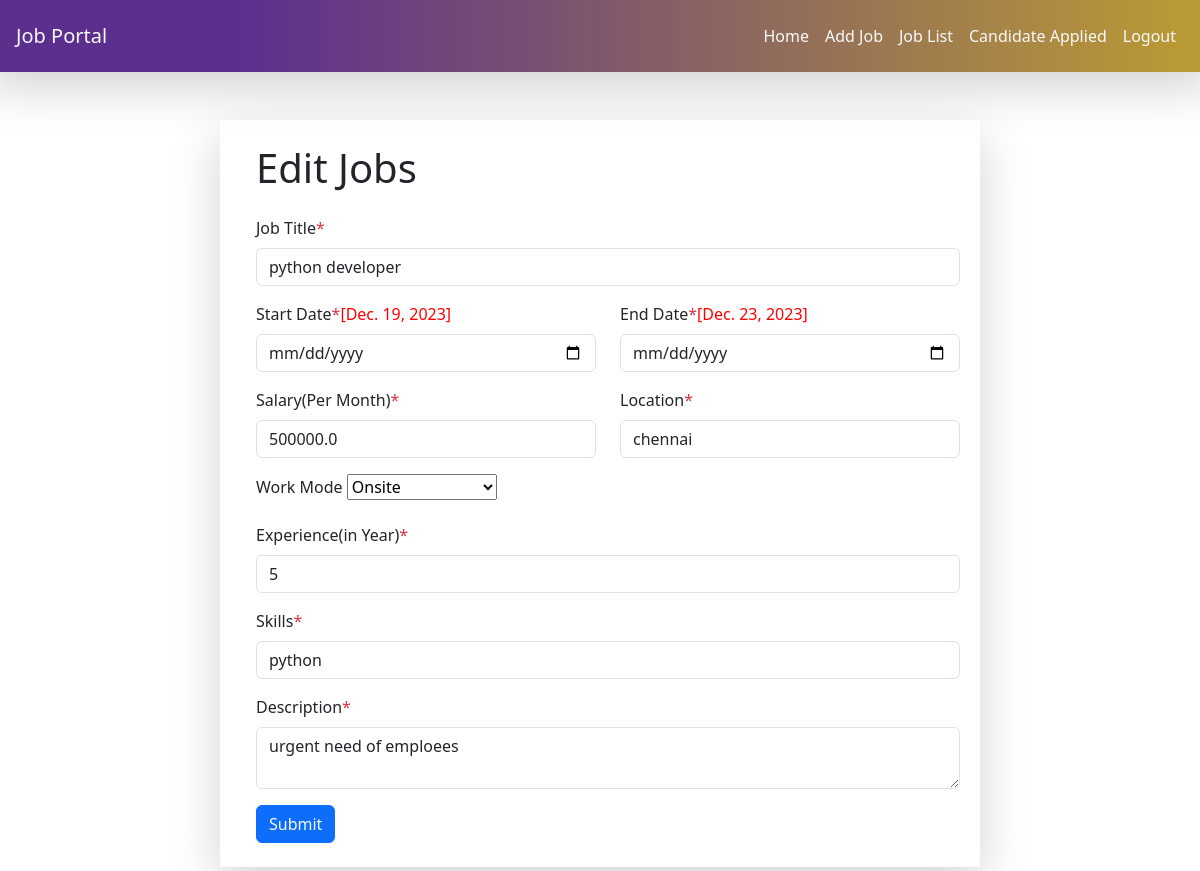
/editjob/5 (signed in), run on the app's committed database.
### app1/models.py (models this page shows, shortened)
class Job(models.Model):
    recruiter = models.ForeignKey(emprsignup,on_delete=models.CASCADE)
    startdate=models.DateField()
    enddate= models.DateField()
    title= models.CharField(max_length=100)
    salary= models.FloatField(max_length=20)
    description= models.CharField(max_length=300)
    experiance= models.CharField(max_length=50)
    location= models.CharField(max_length=100)
    skills= models.CharField(max_length=100)
    workmode = models.CharField(max_length=20,null=True)
    creationdate= models.DateField()

### app1/views.py (the view, shortened to what this page needs)
# urls.py: path('editjob/<int:pid>',views.editjob),
def editjob(request,pid):
     if not request.user.is_authenticated:
        return redirect('emprlogin')
     error=""
     job=Job.objects.get(id=pid)
     d = {'error':error,'job':job}
     return render(request,'empr/editjob.html',d)

### templates/empr/editjob.html (shortened to what this page needs)
<!DOCTYPE html>
<html lang="en">
<head>
    <link href="https://cdn.jsdelivr.net/npm/bootstrap@5.3.2/dist/css/bootstrap.min.css" rel="stylesheet">
</head>
<body>
    <div class="menu-bar">
    <nav class="navbar navbar-expand-lg p-3 row shadow-lg">
        <div class="container-fluid">
          <a class="navbar-brand text-light" href="#">Job Portal</a>
          <div class="collapse navbar-collapse justify-content-end" id="navbarNav">
            <ul class="navbar-nav">
              <li class="nav-item">
                <a class="nav-link  text-light" href="/emprhome/">Home</a>
              </li>
              <li class="nav-item">
                <a class="nav-link text-light" href="/addjob/addjob/">Add Job</a>
              </li>
              <li class="nav-item">
                <a class="nav-link  text-light" href="/joblist/joblist/">Job List</a>
              </li>
              <li class="nav-item">
                <a class="nav-link  text-light" href="/apcandidate/">Candidate Applied</a>
              </li>
              <li class="nav-item">
                <a class="nav-link text-light" href="/logout/">Logout</a>
              </li>
            </ul>
          </div>
        </div>
    </nav>
    </div>
  <div class="d-flex flex-column min-vh-100 justify-content-center align-items-center">
    <div class="container">
      <div class="row justify-content-center">
        <div class="col-md-8 m-5">
          <form class="row shadow-lg p-3" method="POST">
            <div class="m-2">
              <h1 class="">Edit Jobs</h1>
            </div>
              <div class="col-md-12 m-2">
                <label for="job-title" class="form-label">Job Title<span class="text-danger">*</span></label>
                <input type="text" class="form-control" name="jobtitle" value="{{job.title}}" id="job-title" required/>
              </div>
              <div class="col-md-12 m-2">
                <div class="row">
                  <div class="col">
                    <label for="start-dat" class="form-label">Start Date<span class="text-danger">*</span><span style="color:red;">[{{job.startdate}}]</span></label>
                    <input type="date" class="form-control" name="startdate" id="start-date"/>
                  </div>
                   <div class="col">
                    <label for="end-date" class="form-label">End Date<span class="text-danger">*</span><span style="color:red;">[{{job.enddate}}]</span></label>
                    <input type="date" class="form-control" name="enddate"  id="end-date"/>
                   </div>
                </div>
              </div>
               <div class="col-md-12 m-2">
                <div class="row">
                  <div class="col">
                    <label for="salary" class="form-label">Salary(Per Month)<span class="text-danger">*</span></label>
                    <input type="text" class="form-control" name="salary" value="{{job.salary}}" id="salary" required/>
                  </div>
                   <div class="col">
                    <label for="location" class="form-label">Location<span class="text-danger">*</span></label>
                    <input type="text" class="form-control" name="location" value="{{job.location}}" id="location" required/>
                   </div>
                </div>
              </div>
              <div class="col-md-12 m-2 mt-2">
                <label for="workmode" class="form-label">Work Mode</label>
                <select name="workmode" value="{{job.workmode}}">
                    <option value="onsite">Onsite</option>
                </select>
            </div>
              <div class="col-md-12 m-2">
                <label for="experience" class="form-label">Experience(in Year)<span class="text-danger">*</span></label>
                <input type="text" class="form-control" name="experiance" value="{{job.experiance}}" id="experience" required/>
              </div>
              <div class="col-md-12 m-2">
                <label for="skills" class="form-label">Skills<span class="text-danger">*</span></label>
                <input type="text" class="form-control" name="skills" value="{{job.skills}}" id="skills" required/>
              </div>
               <div class="col-md-12 m-2">
                <label for="description" class="form-label">Description<span class="text-danger">*</span></label>
                <textarea class="form-control" name="description"  required>{{job.description}}</textarea>
               </div>
              <div class="col-md-12 m-2">
                <input type="submit" class="btn text-light btn-primary"/>
              </div>
          </form>
        </div>
      </div>
    </div>
  </div>
</body>
</html>

### templates/empr/editjob.html (style rules this page uses)
.menu-bar { background-image: linear-gradient(to right,#5c2f8f 20%,#bb9b33); }

### data on the page
Job: jobtitle "python developer", startdate "Dec. 19, 2023", enddate "Dec. 23, 2023", salary "500000.0", location "chennai", workmode "Onsite", experiance "5", skills "python", description "urgent need of emploees"
